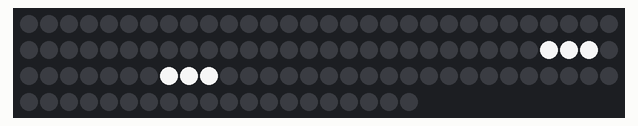
A sketch run on a simulated Arduino Uno, built with avr-gcc and run on an emulated ATmega328P. Shown: 110 RGB LEDs in strip order, left to right, continuing on the next row. What the sketch prints to the serial monitor is not drawn.

Above: at 1.3 s.

The sketch:

klocka.ino
```cpp
#include <FastLED.h>

#define LED_PIN     5
#define NUM_LEDS    110

CRGB leds[NUM_LEDS];
int brightness = 240; // Initial brightness

int timmar =2;
int minuter = 0;
int sekunder = 0;

void setup() {
  // put your setup code here, to run once:
  Serial.begin(9600);
  FastLED.addLeds<WS2812, LED_PIN, GRB>(leds, NUM_LEDS);
  FastLED.setBrightness(brightness);
  Serial.println("setting up");
  int timmar =2;
int minuter = 0;
int sekunder = 0;

}

void loop() {
  Serial.println(timmar);
  Serial.println(minuter);
  Serial.println(sekunder);
    // put your main code here, to run repeatedly:
  minuter=minuter+1;
  Serial.print("seconds");
  Serial.println(sekunder);
  delay(1000);
  if(sekunder==60){
  sekunder=0;
  minuter=minuter+1;

 }

 if(minuter==60)
 {
  minuter=0;
  timmar=timmar+1;
 }
 if(timmar==13)
 {
  timmar=1;
 }
 lightClock(timmar,minuter);

}

void lightClock(int hour, int minutes){

  lightHour(hour);

  lightMinutes(minutes/5 *5);


}

void lightHour(int our){
  Serial.print("sekunder är: ");
  Serial.println(sekunder);
  for (int i = 55; i <=109; i++){

    leds[i] = CRGB (0,0,0);
    FastLED.show();
  }
  Serial.print("sekunder är nu: ");
  Serial.println(sekunder);
  switch (our){


    case 1:
      for (int i = 54; i<=56; i++){
        leds[i] = CRGB (brightness,brightness,brightness);
        FastLED.show();
      }

      break;
    case 2:
    Serial.print("sekunder är: ");
  Serial.println(sekunder);
      for (int i = 56; i<=58; i++){
        leds[i] = CRGB (brightness,brightness,brightness);
        FastLED.show();
        Serial.print("sekunder är: ");
  Serial.println(sekunder);
      }

    case 3:
      for (int i = 67; i<=69; i++){
        leds[i] = CRGB (brightness,brightness,brightness);
        FastLED.show();
      }
      break;
    case 4:
      for (int i = 74; i<=77; i++){
        leds[i] = CRGB (brightness,brightness,brightness);
        FastLED.show();
      }
      break;
    case 5:
      for (int i = 86; i<=88; i++){
        leds[i] = CRGB (brightness,brightness,brightness);
        FastLED.show();
      }
      break;
    case 6:
      for (int i = 78; i<=80; i++){
        leds[i] = CRGB (brightness,brightness,brightness);
        FastLED.show();
      }
      break;
    case 7:
      for (int i = 89; i<=91; i++){
        leds[i] = CRGB (brightness,brightness,brightness);
        FastLED.show();
      }
      break;
    case 8:
      for (int i = 92; i<=95; i++){
        leds[i] = CRGB (brightness,brightness,brightness);
        FastLED.show();
      }
      break;
    case 9:
      for (int i = 97; i<=99; i++){
        leds[i] = CRGB (brightness,brightness,brightness);
        FastLED.show();
      }
      break;
    case 10:
      for (int i = 108; i<=110; i++){
        leds[i] = CRGB (brightness,brightness,brightness);
        FastLED.show();
      }
      break;
    case 11:
      for (int i = 104; i<=107; i++){
        leds[i] = CRGB (brightness,brightness,brightness);
        FastLED.show();
      }
      break;
    case 12:
      for (int i = 100; i<=103; i++){
        leds[i] = CRGB (brightness,brightness,brightness);
        FastLED.show();
      }
      break;
  }

}

void lightMinutes(int minutes){
  Serial.print("lighting minutes: ");
  Serial.println(minutes);
  for (int i = 12; i <=55; i++){
    leds[i] = CRGB (0,0,0);
    FastLED.show();
  }
  switch (minutes){
    case 5:
      lightOver();
      light5();
      break;
    case 10:
      light10();
      lightOver();
      break;
    case 15:
      light15();
      lightOver();
      break;
    case 20:
      light20();
      lightOver();
      break;
    case 25:
      light5();
      lightIn();
      lightHalv();
      break;
    case 30:
      lightHalv();
      break;
    case 35:
      light5();
      lightOver();
      lightHalv();
      break;
    case 40:
      light20();
      lightIn();
      break;
    case 45:
      light15();
      lightIn();
      break;
    case 50:
      light10();
      lightIn();
      break;
    case 55:
      light5();
      lightIn();
  }

}
void light10(){
  for (int i = 14; i <= 16; i++){
        leds[i] = CRGB (brightness,brightness,brightness);
        FastLED.show();
  }
}

void light15(){
  for (int i = 23; i <= 27; i++){
        leds[i] = CRGB (brightness,brightness,brightness);
        FastLED.show();
  }
}

void light20(){
  for (int i = 40; i <= 44; i++){
        leds[i] = CRGB (brightness,brightness,brightness);
        FastLED.show();
  }
}

void light5(){
  for (int i = 20; i <= 22; i++){
        leds[i] = CRGB (brightness,brightness,brightness);
        FastLED.show();
  }
}

void lightOver(){
  for (int i = 45; i <= 48; i++){
    leds[i] = CRGB (brightness,brightness,brightness);
    FastLED.show();
  }
}

void lightIn(){
    leds[36] = CRGB (brightness,brightness,brightness);
    FastLED.show();

}
void lightHalv(){
  for (int i = 52; i <= 55; i++){
    leds[i] = CRGB (brightness,brightness,brightness);
    FastLED.show();
  }
}
```
